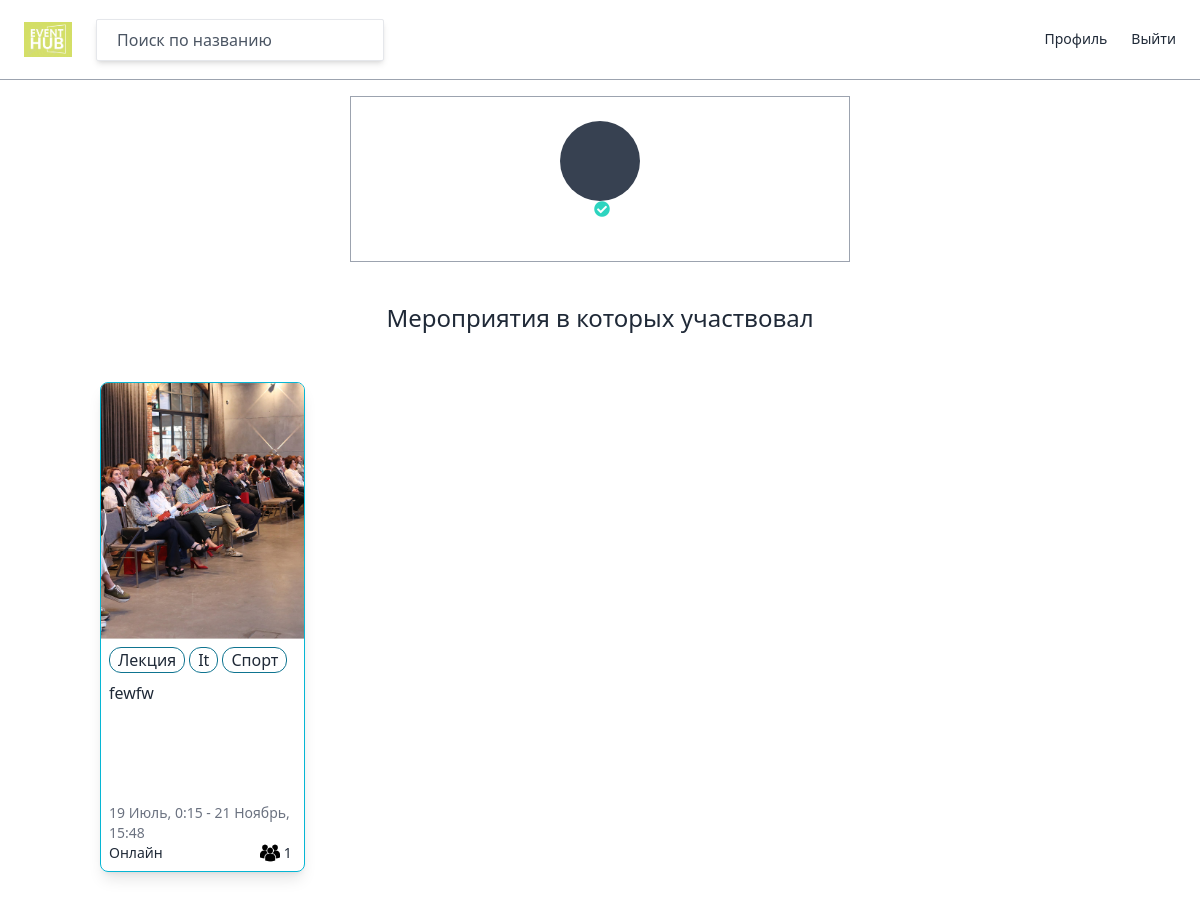
Before: /users/profile/116 with the older database file.
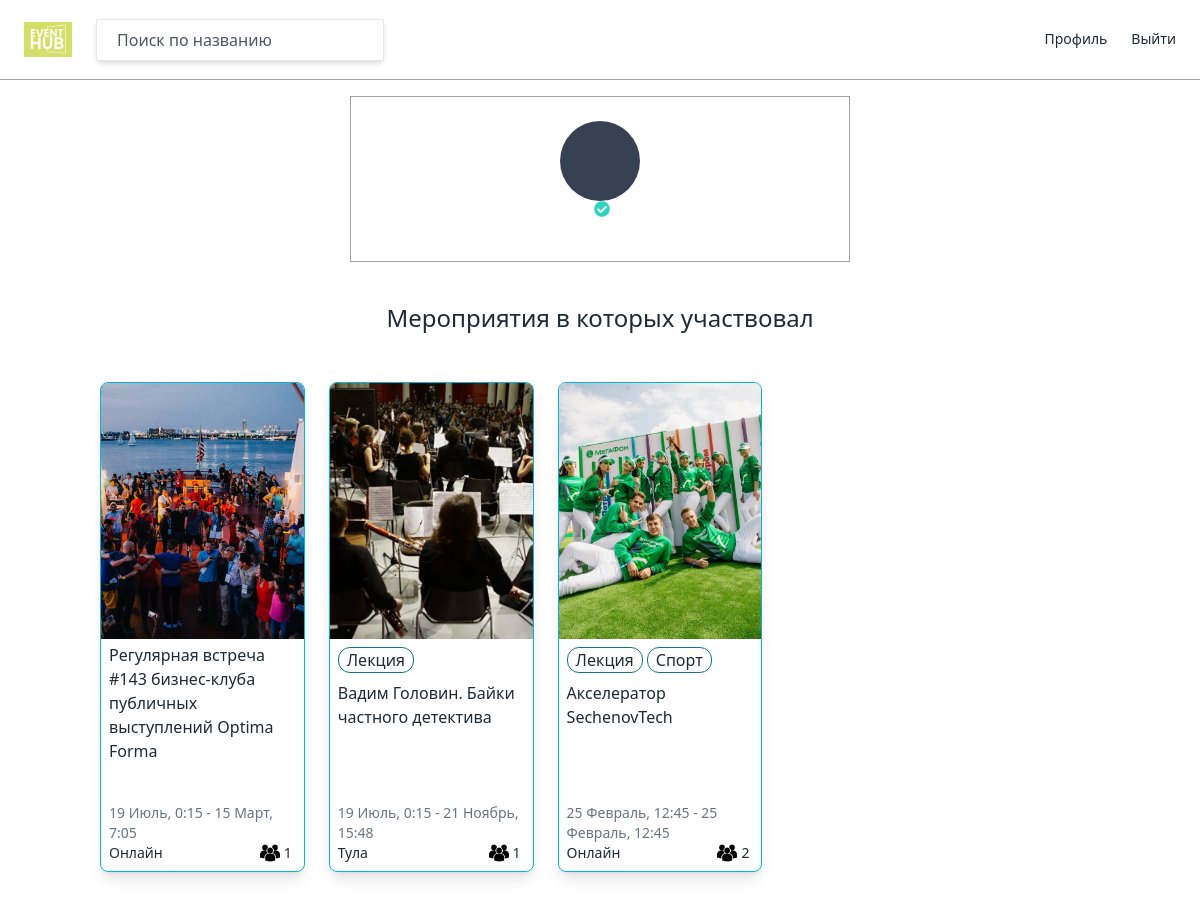
After: the same page with the newer database file.
### events/models.py (models this page shows, shortened)
class Event(core_models.TimeStampedModel):
    class Meta:
        verbose_name = 'Мероприятие'
        verbose_name_plural = 'Мероприятия'
    title = models.CharField(max_length=100, verbose_name="название")
    description = models.TextField(blank=True, null=True, verbose_name="описание")
    online = models.BooleanField(default=True, verbose_name="онлайн")
    city = models.CharField(max_length=60, null=True, verbose_name="город")
    street = models.CharField(blank=True, null=True, max_length=100, verbose_name="улица")
    time_start = models.DateTimeField(verbose_name="время начала")
    time_end = models.DateTimeField(blank=True, null=True, verbose_name="время конца")
    tags = models.ManyToManyField("Tag", related_name="events", blank=True, verbose_name="теги")
    participants = models.ManyToManyField(
        User, related_name="events", blank=True, verbose_name="участники")
    preview = models.ImageField(upload_to="event_photo", blank=True, null=True, verbose_name="превью")
    host = models.ForeignKey(User, on_delete=models.CASCADE, null=True, verbose_name="организатор")

class Tag(core_models.TimeStampedModel):
    class Meta:
        verbose_name = 'Тег'
        verbose_name_plural = 'Теги'
    title = models.CharField(max_length=30, verbose_name="название")

### users/views.py (the view)
# urls.py: path("profile/<int:pk>", views.ProfileView.as_view(), name="profile"),
class ProfileView(View):
    def get(self, request: Request, pk):
        user = User.objects.get(id=pk)
        org_form = OrgForm.objects.get_or_none(user=user)
        return render(request, "users/user_detail.html", context={
            "user": user,
            "org_form": org_form,
        })

### core/managers.py (called while the page is built)
    def get_or_none(self, **kwargs):
        try:
            return self.get(**kwargs)
        except self.model.DoesNotExist:
            return None

### users/models.py (called while the page is built)
    def get_absolute_url(self):
        return reverse("users:profile", kwargs={"pk": self.pk})

### templates/users/user_detail.html (shortened to what this page needs)
{% extends "base.html" %}
{% block content %}
    <div class="min-h-75vh">
            <div class="container lg:w-5/12 md:w-1/2 xl:w-1/4 mx-auto my-10 flex flex-col items-center border p-6 border-gray-400">
                {% include "mixins/user_avatar.html" with user=user %}
                <div class="flex items-center">
                    {% if user.superhost %}
                        <i class="fas fa-check-circle text-teal-400 ml-1"></i>
                    {% endif %}
                </div>
            </div>
            {% if user.events.count > 0 %}
                <h3 class="mb-12 text-2xl text-center">Мероприятия в которых участвовал {{user.first_name}}</h3>
                <div class="container mx-auto pb-10 ">
                    <div class="flex flex-wrap mb-10">
                        {% for event in user.events.all  %}
                            {% include 'mixins/event/event_card.html' with event=event %}
                        {% endfor %}
                    </div>
                </div>
            {% endif %}
    </div>
{% endblock content %}

### templates/mixins/event/event_card.html
{% load static %}
<div style="height: 490px" class="w-1/5 overflow-hidden mb-10 mx-3 rounded-lg border border-cyan-500 shadow-lg">
    <div>
        <a href="{% url 'events:detail' event.pk %}">
            {% if event.preview %}
            <div class="w-full h-64 bg-center bg-cover" style="background-image: url({{ event.preview.url }})"></div>
            {% endif %}
        </a>
    </div>
    <div style="height: 14rem" class="ml-2 mb-2 flex flex-col">
        <div class="flex flex-wrap">
            {% for tag in event.tags.all %}
            <div class="border border-cyan-700 rounded-xl mt-2 mb-1 px-2 mr-1">
                {{tag.title}}
            </div>
            {% endfor %}
        </div>
        <div>
        <h4 class="block mt-1">
            {{ event.title }}
        </h4>
        </div>
        <div style="" class="mt-auto text-sm">
            <div class="text-gray-500">
                {{event.time_start|date:"j F, G:i"}} - {{event.time_end|date:"j F, G:i"}}
            </div>
            <div class="flex flex-row">
                {% if event.online %}
                    Онлайн
                {% else %}
                    <span>
                        {{event.city}}
                    </span>
                {% endif %}
                <img class="w-5 h-5 ml-auto" src="{% static 'ppl.png' %}" alt=""/>
                <span class="ml-1 mr-3">
                    {{ event.participants.count }}
                </span>
            </div>
        </div>
    </div>
</div>

Changed rows visible on the page:
removed Event: preview (picture), title "fewfw", time_start "19 Июль, 0:15", time_end "21 Ноябрь, 15:48", online "Онлайн", participants.count "1", Tag (title "Лекция"), Tag (title "Спорт")
no longer on this page (row unchanged): Tag: title "It", shown under "fewfw"
now on this page (row edited): Event: preview (picture), title "Регулярная встреча #143 бизнес-клуба публичных выступлений Optima Forma", time_start "19 Июль, 0:15", time_end "15 Март, 7:05", online "Онлайн", participants.count "1"
added Event: preview (picture), title "Вадим Головин. Байки частного детектива", time_start "19 Июль, 0:15", time_end "21 Ноябрь, 15:48", city "Тула", participants.count "1", Tag (title "Лекция")
now on this page (row edited): Event: preview (picture), title "Акселератор SechenovTech", time_start "25 Февраль, 12:45", time_end "25 Февраль, 12:45", online "Онлайн", participants.count "2", Tag (title "Лекция"), Tag (title "Спорт")
